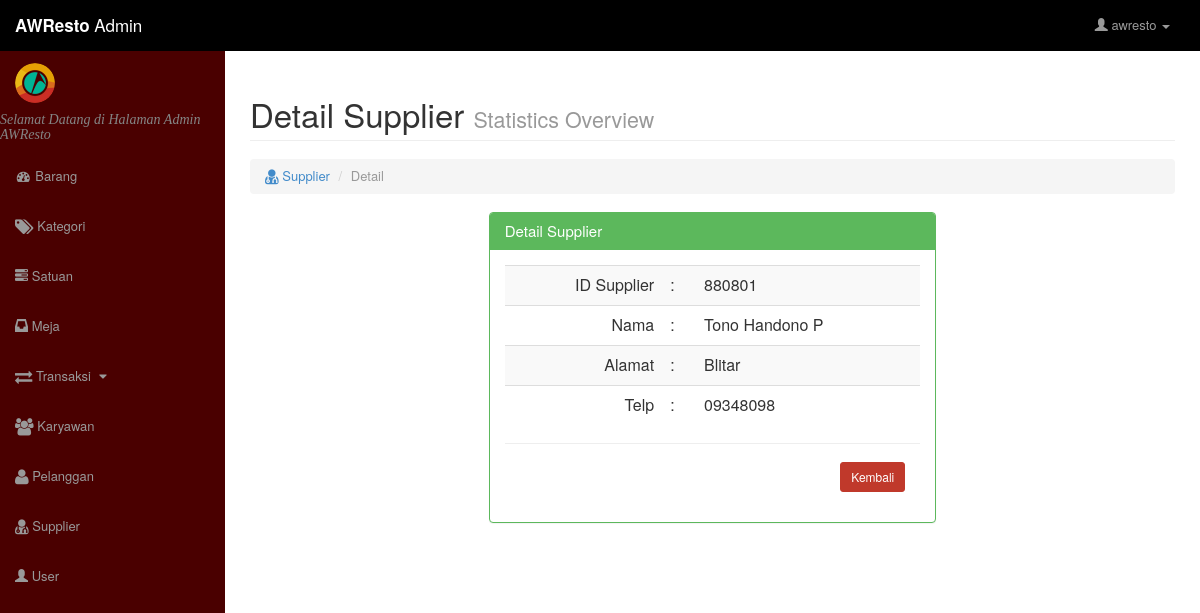
The app's page /admin/supplier/supplier_detail.php?id=880801 (signed in) with its own data.
### tables this page shows
CREATE TABLE IF NOT EXISTS `supplier` (
  `id_supplier` int(100) NOT NULL AUTO_INCREMENT,
  `nama_supplier` varchar(100) NOT NULL,
  `alamat` varchar(100) NOT NULL,
  `telepon` varchar(100) NOT NULL,
  PRIMARY KEY (`id_supplier`)
);

### admin/supplier/supplier_detail.php (the view, shortened to what this page needs)
<?php
    if(isset($_SESSION['user']) == 0){
?>
<script>alert('Silahkan Melakukan Login dahulu !!');document.location.href="../index.php"</script>
<?php } else { ?>
<html lang="en">
    <head>
        <?php include "../include/style.php" ?>
    </head>
    <body>
        <div id="wrapper">
            <?php include "../include/navbar.php" ?>
            <div id="page-wrapper">
                <div class="container-fluid">
                    <div class="row">
                        <div class="col-lg-12">
                            <h1 class="page-header">
                                Detail Supplier
                                <small>Statistics Overview</small>
                            </h1>
                            <ol class="breadcrumb">
                                <li>
                                    <a href="index.php">
                                        <i class="fa fa-user-md fa-lg"></i>
                                        Supplier
                                    </a>
                                </li>
                                <li class="active">Detail</li>
                            </ol>
                        </div>
                    </div>
                    <div class="row">
                        <div class="col-lg-3"></div>
                        <div class="col-lg-6">
                            <div class="panel panel-green">
                                <div class="panel-heading">
                                    <h3 class="panel-title">Detail Supplier</h3>
                                </div>
                                <div class="panel-body">
                                    <?php
                                        $id_supplier = $_GET['id'];
                                        $dt = mysql_fetch_array(mysql_query("SELECT * FROM supplier WHERE id_supplier = '$id_supplier'"));
                                    ?>
                                    <div class="table-responsive">
                                        <table class="table table-hover table-striped">
                                            <tbody>
                                                <tr>
                                                    <td align="right">ID Supplier</td>
                                                    <td>:</td>
                                                    <td><?php echo"$dt[id_supplier]" ?></td>
                                                </tr>
                                                <tr>
                                                    <td align="right">Nama</td>
                                                    <td>:</td>
                                                    <td><?php echo"$dt[nama_supplier]" ?></td>
                                                </tr>
                                                <tr>
                                                    <td align="right">Alamat</td>
                                                    <td>:</td>
                                                    <td><?php echo"$dt[alamat]" ?></td>
                                                </tr>
                                                <tr>
                                                    <td align="right">Telp</td>
                                                    <td>:</td>
                                                    <td><?php echo"$dt[telepon]" ?></td>
                                                </tr>
                                            </tbody>
                                        </table>
                                        <hr>
                                        <div class="form-group">
                                            <div style="text-align:right;padding-right: 15px;">
                                                <a href="index.php">
                                                    <button type="button" class="btn btn-danger btn-sm"
                                                            style="background-color:#C0392B;border-color:#C0392B;">
                                                        Kembali
                                                    </button>
                                                </a>
                                            </div>
                                        </div>
                                    </div>
                                </div>
                            </div>
                        </div>
                        <div class="col-lg-3"></div>
                    </div>
                </div>
            </div>
        </div>
    </body>
</html>
<?php } ?>

### assets/css/admin/sb-admin.css (style rules this page uses)
body { margin-top: 88px; }
@media (min-width:768px) { body { margin-top: 50px; } }
#wrapper { padding-left: 0; }
#page-wrapper { width: 100%; padding: 0; background-color: #fff; }
@media (min-width:768px) { #wrapper { padding-left: 225px; } }
@media (min-width:768px) { #page-wrapper { padding: 10px; } }
.panel-green { border-color: #5cb85c; }
.panel-green > .panel-heading { border-color: #5cb85c; color: #fff; background-color: #5cb85c; }

### records on screen
supplier: id_supplier "880801", nama_supplier "Tono Handono P", alamat "Blitar", telepon "09348098"

### other values on screen
$_SESSION['user'] "awresto"
